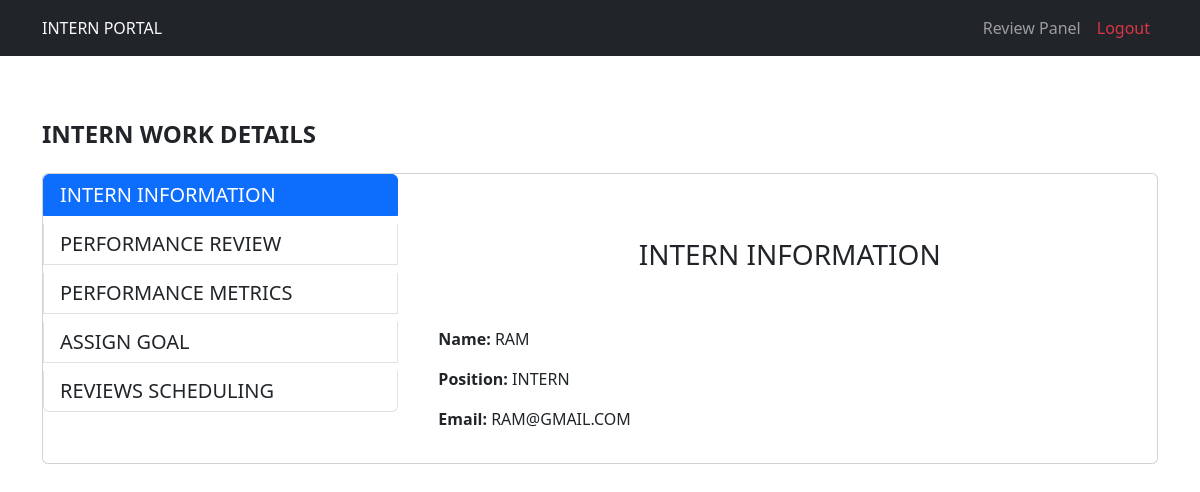
The app's page /work_desc/3/ with its own data.
### accounts/models.py (models this page shows, shortened)
class CustomUser(AbstractUser):
    user_type = models.CharField(max_length=10, choices=UserTypes.choices, default="")
    position = models.CharField(max_length=100, blank=True, null=True)

### accounts/views.py (the view, shortened to what this page needs)
# urls.py: path('work_desc/<int:user_id>/', views.work_desc, name='work_desc'),
def work_desc(request, user_id):
    user = get_object_or_404(CustomUser, id=user_id)
    performance_reviews = PerformanceReview.objects.filter(user=user).order_by("-id")[:3]
    upcoming_reviews = ReviewScheduling.objects.filter(user=user).order_by("-id")[:3]
    context = {
        'user': user,
        'performance_reviews': performance_reviews,
        'upcoming_reviews': upcoming_reviews,
    }
    return render(request, "manager/work_desc.html", context)

### templates/manager/Work_desc.html (shortened to what this page needs)
{% extends 'extend/base.html' %}
{% load static %}
{% block content %}
  <div class="container-fluid hero-header py-3">
    <div class="container py-5">
      <h4 class="fw-bold mb-4">{{ user.user_type|upper }} WORK DETAILS</h4>
      <div class="card overflow-hidden">
        <div class="row">
          <div class="col-md-4">
            <div class="list-group">
              <a class="list-group-item list-group-item-action active h5" data-bs-toggle="list" href="#account-general">{{ user.user_type|upper }} INFORMATION</a>
              <a class="list-group-item list-group-item-action h5" data-bs-toggle="list" href="#perfom_review">PERFORMANCE REVIEW</a>
              <a class="list-group-item list-group-item-action h5" data-bs-toggle="list" href="#performance_metrics">PERFORMANCE METRICS</a>
              <a class="list-group-item list-group-item-action h5" data-bs-toggle="list" href="#assign-goal">ASSIGN GOAL</a>
              <a class="list-group-item list-group-item-action h5" data-bs-toggle="list" href="#review-scheduling">REVIEWS SCHEDULING</a>
            </div>
          </div>
          <div class="col-md-8">
            <div class="tab-content p-3">
              <div class="tab-pane fade show active" id="account-general">
                <h3 class="text-center py-5">{{ user.user_type|upper }} INFORMATION</h3>
                <p>
                  <strong>Name:</strong> {{ user.username|upper }}
                </p>
                <p>
                  <strong>Position:</strong> {{ user.user_type|upper }}
                </p>
                <p>
                  <strong>Email:</strong> {{ user.email|upper }}
                </p>
              </div>
          </div>
        </div>
      </div>
    </div>
  </div>
</div>
{% endblock %}

### templates/include/header.html (shortened to what this page needs)
<!DOCTYPE html>
{% load static %}
<html lang="en">
<head>
    <link href="https://cdn.jsdelivr.net/npm/bootstrap@5.3.0/dist/css/bootstrap.min.css" rel="stylesheet">
</head>
<body>
    <nav class="navbar navbar-expand-lg navbar-dark bg-dark">
        <div class="container text-light">
        {% if user.is_authenticated %}
            {{ user.user_type|upper }} PORTAL
        {% else %}
            Please log in.
        {% endif %}
            <div class="collapse navbar-collapse" id="navbarNav">
                <ul class="navbar-nav ms-auto">
                    <li class="nav-item"><a class="nav-link " href="#">Review Panel</a></li>
                    <li class="nav-item"><a class="nav-link text-danger" href="{% url 'logout' %}">Logout</a></li>
                </ul>
            </div>
        </div>
    </nav>

### records on screen
CustomUser: user_type "INTERN", username "RAM", email "RAM@GMAIL.COM"
